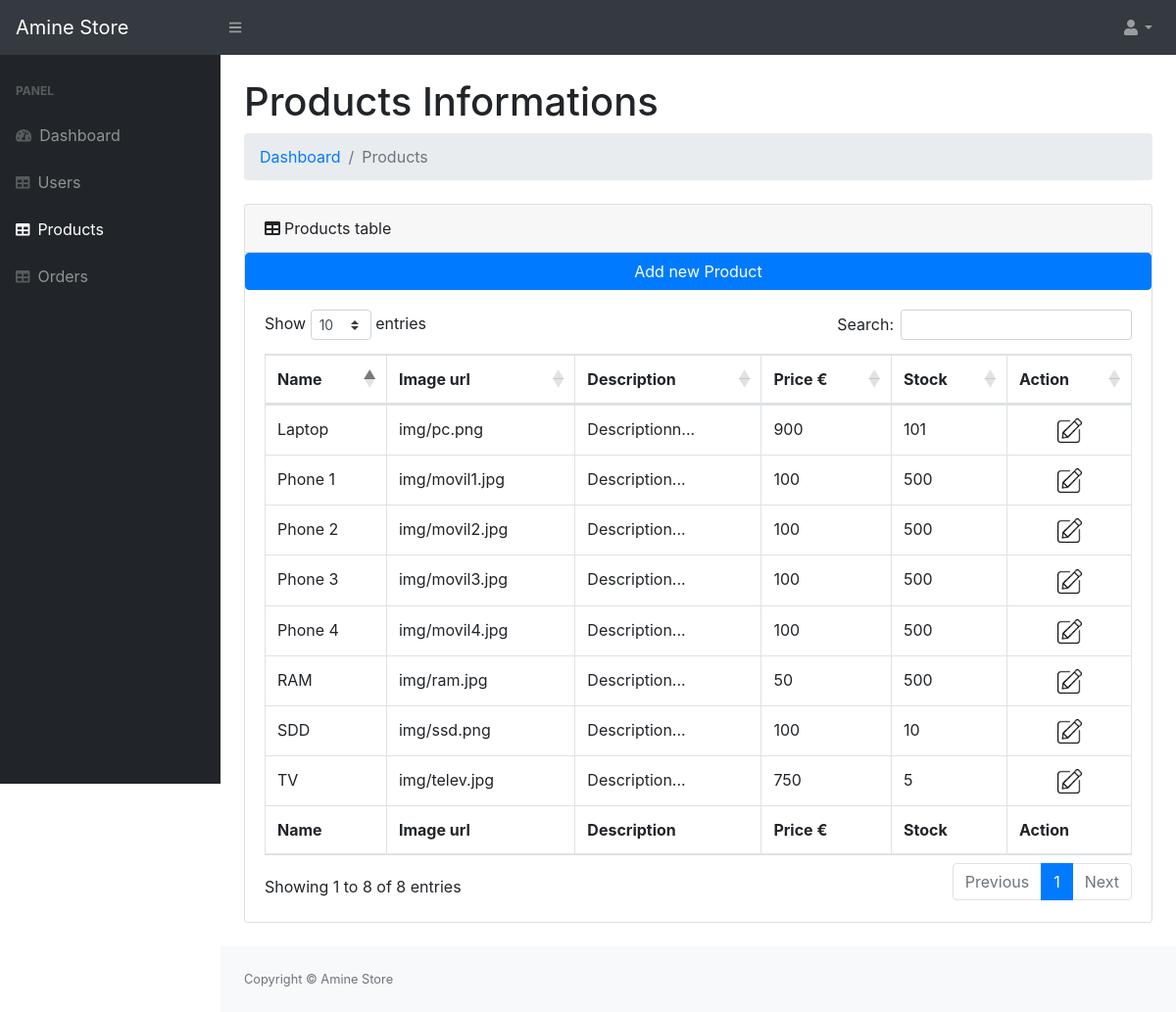
The app's page /AmineStorePHP/AdminPanel/products.php (signed in) with its own data.
### tables this page shows
CREATE TABLE `productos` (
  `id` int(11) NOT NULL,
  `nombre` varchar(20) NOT NULL,
  `descripcion` varchar(50) NOT NULL,
  `precio` int(11) NOT NULL,
  `existencias` int(11) NOT NULL,
  `marca` varchar(20) NOT NULL,
  `urlimagen` varchar(50) NOT NULL,
  `idcategoria` int(11) NOT NULL,
  `destacado` tinyint(1) NOT NULL
);

### AmineStorePHP/AdminPanel/products.php (the view, shortened to what this page needs)
<?php session_start();
if (isset($_SESSION['userid'])) {
$db= conectar();
?>
<!DOCTYPE html>
<html lang="en">
    <head>
        <link href="css/styles.css" rel="stylesheet" />
        <link href="https://cdn.datatables.net/1.10.20/css/dataTables.bootstrap4.min.css" rel="stylesheet" />
    </head>
    <body class="sb-nav-fixed">
        <nav class="sb-topnav navbar navbar-expand navbar-dark bg-dark">
            <a class="navbar-brand" href="index.php">Amine Store</a><button class="btn btn-link btn-sm order-1 order-lg-0" id="sidebarToggle" href="#"><i class="fas fa-bars"></i></button
            <form class="d-none d-md-inline-block form-inline ml-auto mr-0 mr-md-3 my-2 my-md-0">
            <ul class="navbar-nav d-md-inline-block form-inline ml-auto">
                <li class="nav-item dropdown">
                    <a class="nav-link dropdown-toggle" id="userDropdown" href="#" role="button" data-toggle="dropdown" aria-haspopup="true" aria-expanded="false"><i class="fas fa-user fa-fw"></i></a>
                </li>
            </ul>
        </nav>
        <div id="layoutSidenav">
            <div id="layoutSidenav_nav">
                <nav class="sb-sidenav accordion sb-sidenav-dark" id="sidenavAccordion">
                    <div class="sb-sidenav-menu">
                        <div class="nav">
                            <div class="sb-sidenav-menu-heading">Panel</div>
                            <a class="nav-link" href="index.php"
                                ><div class="sb-nav-link-icon"><i class="fas fa-tachometer-alt"></i></div>
                                Dashboard</a
                            >
                            <a class="nav-link" href="users.php"
                                ><div class="sb-nav-link-icon"><i class="fas fa-table"></i></div>
                                Users</a>
                            <a class="nav-link" href="products.php"
                                ><div class="sb-nav-link-icon"><i class="fas fa-table"></i></div>
                                Products</a>
                             <a class="nav-link" href="orders.php"
                                ><div class="sb-nav-link-icon"><i class="fas fa-table"></i></div>
                                Orders</a>
                        </div>
                    </div>
                </nav>
            </div>
            <div id="layoutSidenav_content">
                <main>
                    <div class="container-fluid">
                        <h1 class="mt-4">Products Informations</h1>
                        <ol class="breadcrumb mb-4">
                            <li class="breadcrumb-item"><a href="index.php">Dashboard</a></li>
                            <li class="breadcrumb-item active">Products</li>
                        </ol>
                        <div class="card mb-4">
                            <div class="card-header"><i class="fas fa-table mr-1"></i>Products table</div>
                             <button  class="btn btn-primary" name="add" onClick="document.location.href='addproduct.php'">Add new Product</button>
                            <div class="card-body">
                                <div class="table-responsive">
                                    <table class="table table-bordered" id="dataTable" width="100%" cellspacing="0">
                                        <thead>
                                            <tr>
                                                <th>Name</th>
                                                <th>Image url</th>
                                                <th>Description</th>
                                                <th>Price €</th>
                                                <th>Stock</th>
                                                <th>Action</th>
                                            </tr>
                                        </thead>
                                        <tfoot>
                                            <tr>
                                                <th>Name</th>
                                                <th>Image url</th>
                                                <th>Description</th>
                                                <th>Price €</th>
                                                <th>Stock</th>
                                                <th>Action</th>
                                            </tr>
                                        </tfoot>
                                        <tbody>
                                        <?php
                                        $sqle = "SELECT * FROM productos";
                                        $result = mysqli_query($db,$sqle);
                                        while($row = mysqli_fetch_assoc($result)){
                                        ?>
                                            <tr>
                                                <td><?php echo $row["nombre"]; ?> </td>
                                                <td><?php echo $row["urlimagen"]; ?> </td>
                                                 <td><?php echo $row["descripcion"]; ?> </td>
                                                  <td><?php echo $row["precio"]; ?> </td>
                                                <td><?php echo $row["existencias"]; ?> </td>
                                                <td>
                                                    <center>
                                                        <a href="modify.php?id=<?php echo $row["id"]; ?>"><img src="../Image/modify.png" height="25px" width="25px"></a>
                                                    </center>
                                                </td>
                                            </tr>
                                        <?php } ?>
                                        </tbody>
                                    </table>
                                </div>
                            </div>
                        </div>
                    </div>
                </main>
                <footer class="py-4 bg-light mt-auto">
                    <div class="container-fluid">
                        <div class="d-flex align-items-center justify-content-between small">
                            <div class="text-muted">Copyright &copy; Amine Store</div>
                        </div>
                    </div>
                </footer>
            </div>
        </div>
    </body>
</html>
<?php
}
else {
header('Location: ../login.php');
}
?>

### records on screen
productos: nombre "Phone 1", urlimagen "img/movil1.jpg", descripcion "Description...", precio "100", existencias "500"
productos: nombre "Laptop", urlimagen "img/pc.png", descripcion "Descriptionn...", precio "900", existencias "101"
productos: nombre "Phone 4", urlimagen "img/movil4.jpg", descripcion "Description...", precio "100", existencias "500"
productos: nombre "Phone 2", urlimagen "img/movil2.jpg", descripcion "Description...", precio "100", existencias "500"
productos: nombre "Phone 3", urlimagen "img/movil3.jpg", descripcion "Description...", precio "100", existencias "500"
productos: nombre "TV", urlimagen "img/telev.jpg", descripcion "Description...", precio "750", existencias "5"
productos: nombre "SDD", urlimagen "img/ssd.png", descripcion "Description...", precio "100", existencias "10"
productos: nombre "RAM", urlimagen "img/ram.jpg", descripcion "Description...", precio "50", existencias "500"
